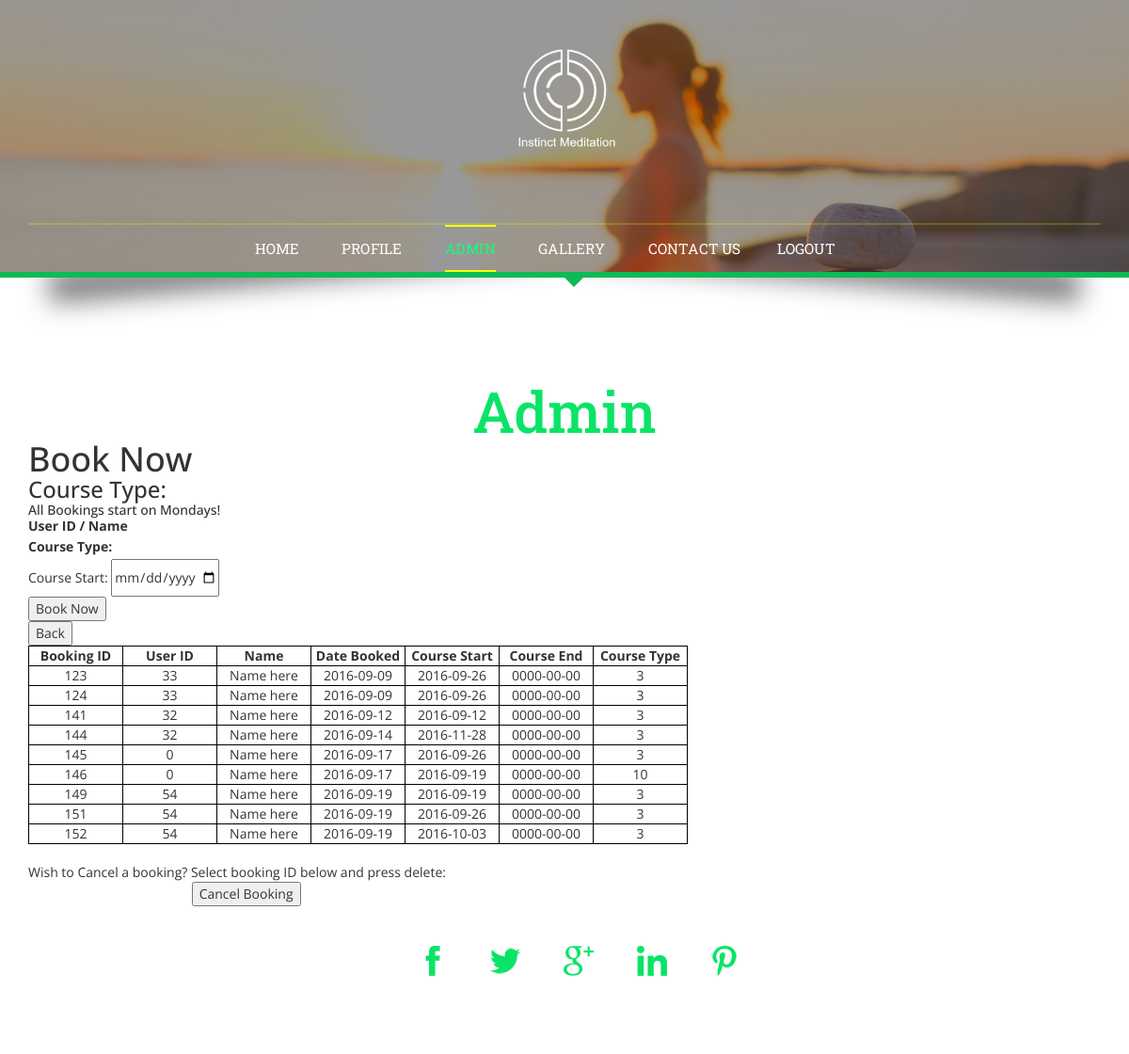
Page /adminOG.php (signed in) on the earlier database version.
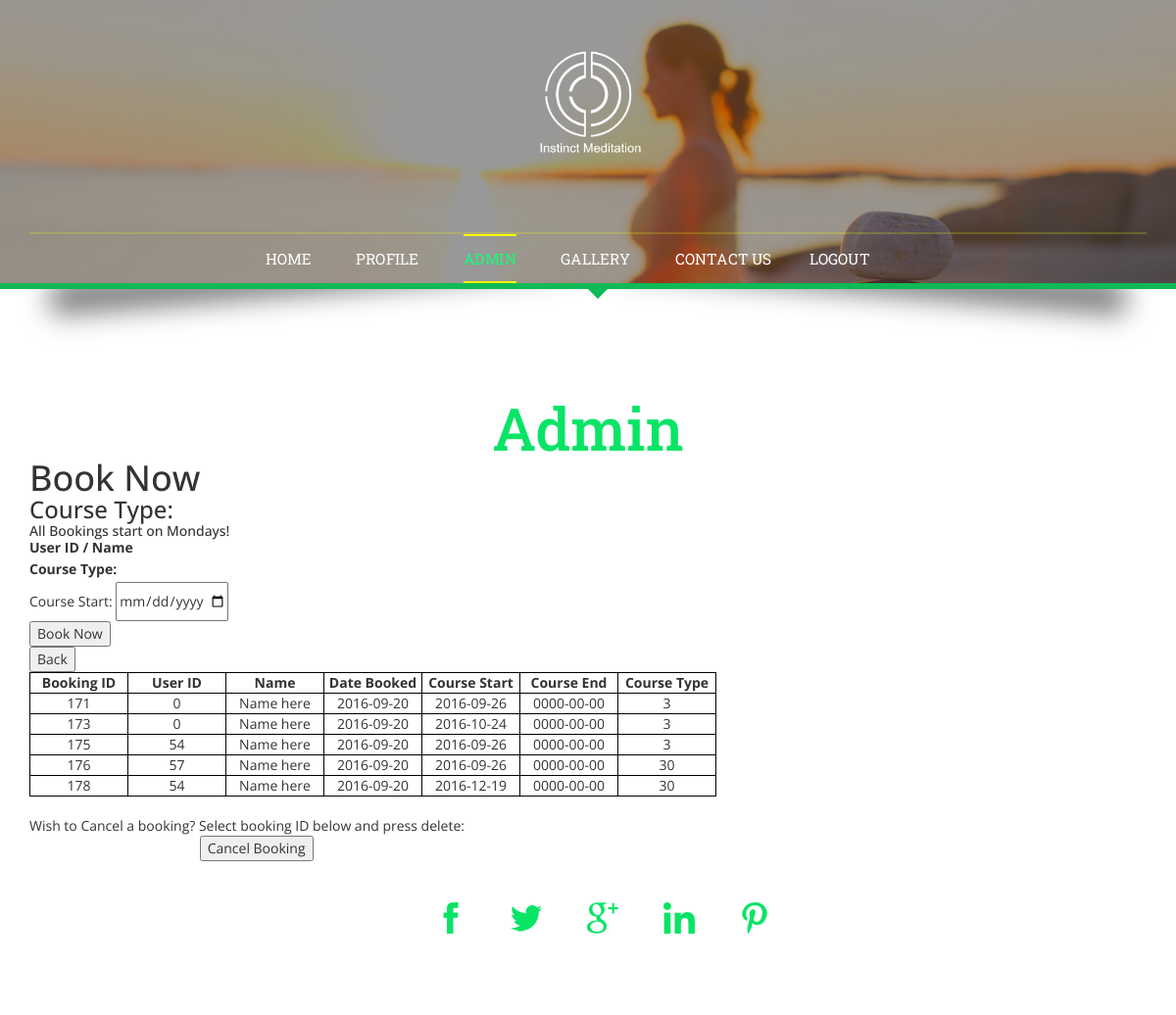
Same page on the later database version.
### tables this page shows
CREATE TABLE `bookings` (
  `bookingID` int(64) NOT NULL,
  `userID` int(64) NOT NULL,
  `date` date NOT NULL,
  `courseStart` date NOT NULL,
  `courseEnd` date NOT NULL,
  `courseType` varchar(10) NOT NULL,
  `gender` text NOT NULL
);

### adminOG.php (the view, shortened to what this page needs)
<?php
include "serverConnection.php";
if (!(isset($_SESSION['login']))){
header ("Location:login.php");
} else if(isset($_SESSION['iAmLogged'] ) && ($_SESSION['admin'] == 1)){
$userinfo = "SELECT * FROM users";
$loginpage = mysqli_query($con, $userinfo) or die(mysqli_error($con));
$userBookinginfo = "SELECT * FROM bookings";
$bookingpage = mysqli_query($con, $userBookinginfo) or die(mysqli_error($con));
}
?>
<!DOCTYPE html>
<html>
<head>
<link href="css/bootstrap.css" type="text/css" rel="stylesheet" media="all">
<link href="css/style.css" type="text/css" rel="stylesheet" media="all">
</head>
<body>
	<div class="banner">
		<div class="effect5">
			<div class="container">
				<div class="logo">
					<h1><a href="index.php"><img src="images/logo.png" alt="" /></a></h1>
				</div>
				<div class="top-nav">
					<nav class="navbar navbar-default">
						<div class="collapse navbar-collapse" id="bs-example-navbar-collapse-1">
							<ul class="nav navbar-nav navbar-center">
								<li><a href="loggedin.php"><span>H</span><span>O</span><span>M</span><span>E</span></a></li>
								<li><a href="profile.php" class="link link--yaku"><span>P</span><span>R</span><span>O</span><span>F</span><span>I</span><span>L</span><span>E</span></a></li>
								<li class="active"><a href="codes.php" class="link link--yaku"><span>A</span><span>D</span><span>M</span><span>I</span><span>N</span></a></li>
								<li><a href="gallery.php" class="link link--yaku"><span>G</span><span>A</span><span>L</span><span>L</span><span>E</span><span>R</span><span>Y</span></a></li></a></li>
								<li><a href="#contact" class="scroll link link--yaku"><span>C</span><span>O</span><span>N</span><span>T</span><span>A</span><span>C</span><span>T</span> <span>U</span><span>S</span></a></li>
								<li><a href="process/logout.php" class="link link--yaku"><span>&nbsp; &nbsp; &nbsp; &nbsp; &nbsp;</span><span>L</span><span>O</span><span>G</span><span>O</span><span>U</span><span>T</span></a></li>
							</ul>
						</div>
					</nav>
				</div>
			</div>
		</div>
	</div>
	<div class="codes">
		<div class="container">
			<h3 class="title">Admin</h3>
<div id="container">
    <div id="bookNow">
    <h1> Book Now </h1>
        <form class="cd-form" action="process/adminBooking.php" method="post" id="classBooking">
        <p class="fieldset">
            <h3> Course Type:  </h3>
            <h5> All Bookings start on Mondays!   </h5>
            <label class="image-replace cd-email" for="signup-gender">User ID / Name</label>
            <select class="full-width has-padding has-border" name="courseType" >
                <?php while($row = mysqli_fetch_array($loginpage)) { ?>
                  <option class="full-width has-padding has-border"  value="<?php $row['userID']; ?>"> <?php echo $row['userID']; ?>: <?php echo $row['firstName']; ?> <?php echo $row['lastName']; ?>  </option>
                  <?php } ?>
                </select>
                <p><label class="image-replace cd-email" for="signup-gender">Course Type:</label>
            <select class="full-width has-padding has-border" name="courseType" >
                  <option class="full-width has-padding has-border"  value="3">3 Day Course</option>
                </select>
        </p>
    				</p>
         <p class="fieldset">
                    Course Start:
						<input class="full-width has-padding has-border" id="courseStart" name="courseStart" type="date" min="2016-08-01" max="2100-01-02" required>
    <p class="fieldset">
						<input class="full-width has-padding" type="submit" name="bookNow" value="Book Now" ><p>
                        <input class="full-width has-padding" type="submit" name="back" value="Back" formaction="loggedin.php">
					</p>
				</form>
    </div>
<div id="myBookings">
    <table style="text-align: center;">
	<thead>
	<tr>
        <th>Booking ID</th>
        <th>User ID</th>
        <th>Name</th>
        <th>Date Booked</th>
		<th>Course Start</th>
        <th>Course End</th>
        <th>Course Type</th>
	</tr>
	</thead>
	<tbody>
        <?php
    while($row = mysqli_fetch_array($bookingpage)) { ?>
	<tr>
        <td><?php echo strtoUpper($row['bookingID']) ?></td>
        <td><?php echo strtoUpper($row['userID']) ?></td>
        <td> Name here </td>
        <td><?php echo strtoUpper($row['date']) ?></td>
        <td><?php echo strtoUpper($row['courseStart']) ?> </td>
        <td><?php echo strtoUpper($row['courseEnd']) ?> </td>
        <td><?php echo strtoUpper($row['courseType']) ?> </td>
        <?php }  ?>
	</tr>
	</tbody>
</table>
    </div>
             <form action="process/deleteBooking.php" method="post" id="deleteBooking"
                   onSubmit="if(!confirm('Do you really want to cancel your booking?')){return false;}">
        <br><p> Wish to Cancel a booking? Select booking ID below and press delete:</p>
        <select name="deleteBooking">
            <option selected="true" disabled>Select Booking ID</option>
    </select>
        <input type="submit" value="Cancel Booking" onClick="myFunction()">
        </form >
</div>
	<div class="footer">
		<div class="footer-info">
			<div class="container">
				<div class="icons">
					<ul>
						<li><a href="#" data-toggle="tooltip" data-placement="top" title="Facebook"><img src="images/i1.png" alt=""/></a></li>
						<li><a href="#" data-toggle="tooltip" data-placement="top" title="Twitter"><img src="images/i2.png" alt=""/> </a></li>
						<li><a href="#" data-toggle="tooltip" data-placement="top" title="Google+"><img src="images/i3.png" alt=""/></a></li>
						<li><a href="#" data-toggle="tooltip" data-placement="top" title="LinkedIn"><img src="images/i4.png" alt=""/> </a></li>
						<li><a href="#" data-toggle="tooltip" data-placement="top" title="Pinterest"><img src="images/i5.png" alt=""/> </a></li>
					</ul>
				</div>
			</div>
		</div>
	</div>
</body>
</html>

### adminOG.php (style rules this page uses)
table, tr, th, td { border: 1px solid black; text-align: center; }
th { min-width: 100px; }

Differences in the rows shown:
removed bookings: bookingID "123", userID "33", date "2016-09-09", courseStart "2016-09-26", courseEnd "0000-00-00", courseType "3"
removed bookings: bookingID "124", userID "33", date "2016-09-09", courseStart "2016-09-26", courseEnd "0000-00-00", courseType "3"
removed bookings: bookingID "141", userID "32", date "2016-09-12", courseStart "2016-09-12", courseEnd "0000-00-00", courseType "3"
removed bookings: bookingID "144", userID "32", date "2016-09-14", courseStart "2016-11-28", courseEnd "0000-00-00", courseType "3"
removed bookings: bookingID "145", userID "0", date "2016-09-17", courseStart "2016-09-26", courseEnd "0000-00-00", courseType "3"
removed bookings: bookingID "146", userID "0", date "2016-09-17", courseStart "2016-09-19", courseEnd "0000-00-00", courseType "10"
removed bookings: bookingID "149", userID "54", date "2016-09-19", courseStart "2016-09-19", courseEnd "0000-00-00", courseType "3"
removed bookings: bookingID "151", userID "54", date "2016-09-19", courseStart "2016-09-26", courseEnd "0000-00-00", courseType "3"
removed bookings: bookingID "152", userID "54", date "2016-09-19", courseStart "2016-10-03", courseEnd "0000-00-00", courseType "3"
added bookings: bookingID "171", userID "0", date "2016-09-20", courseStart "2016-09-26", courseEnd "0000-00-00", courseType "3"
added bookings: bookingID "173", userID "0", date "2016-09-20", courseStart "2016-10-24", courseEnd "0000-00-00", courseType "3"
added bookings: bookingID "175", userID "54", date "2016-09-20", courseStart "2016-09-26", courseEnd "0000-00-00", courseType "3"
added bookings: bookingID "176", userID "57", date "2016-09-20", courseStart "2016-09-26", courseEnd "0000-00-00", courseType "30"
added bookings: bookingID "178", userID "54", date "2016-09-20", courseStart "2016-12-19", courseEnd "0000-00-00", courseType "30"
